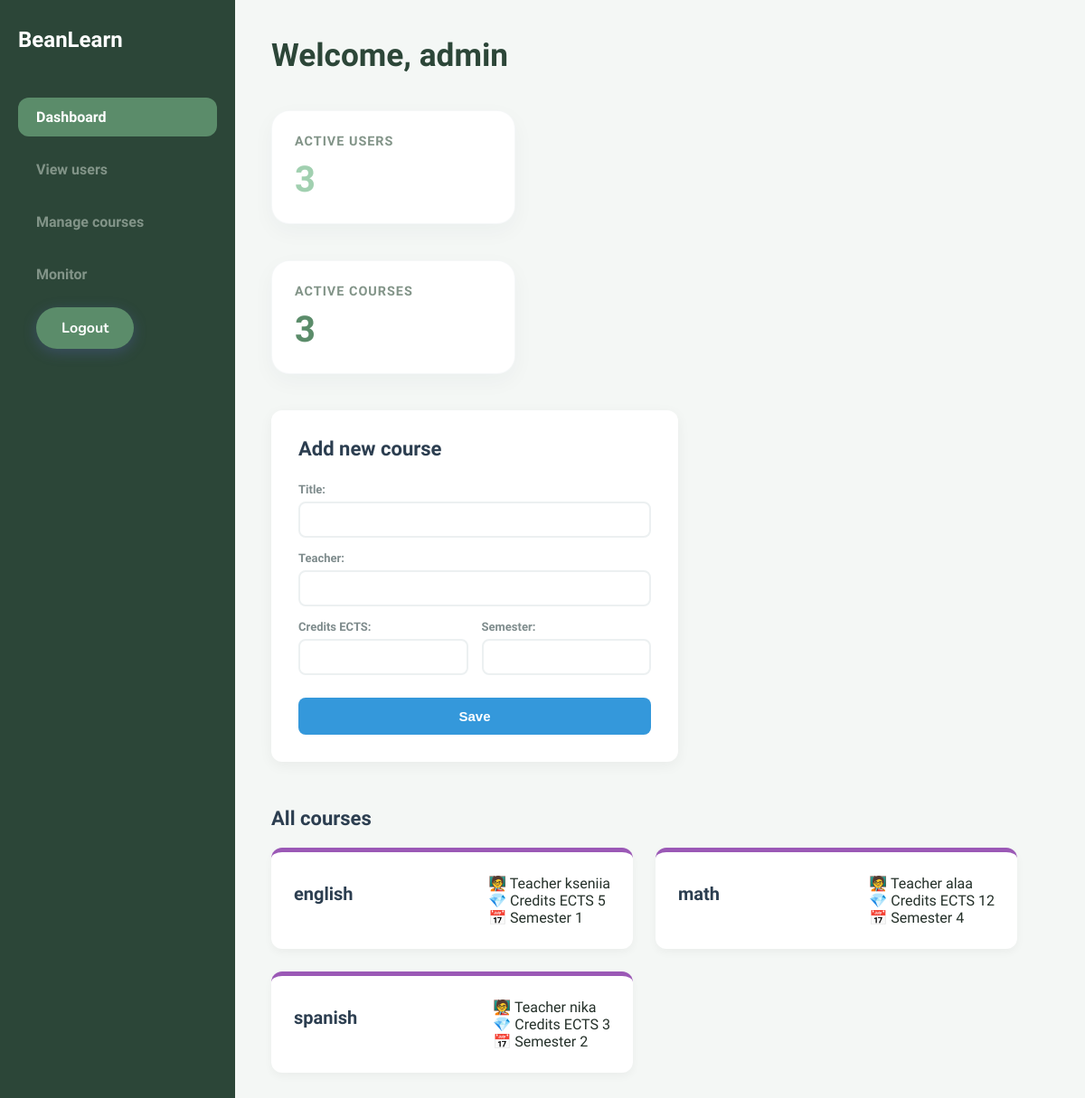
The app's page /admin (signed in), older data.
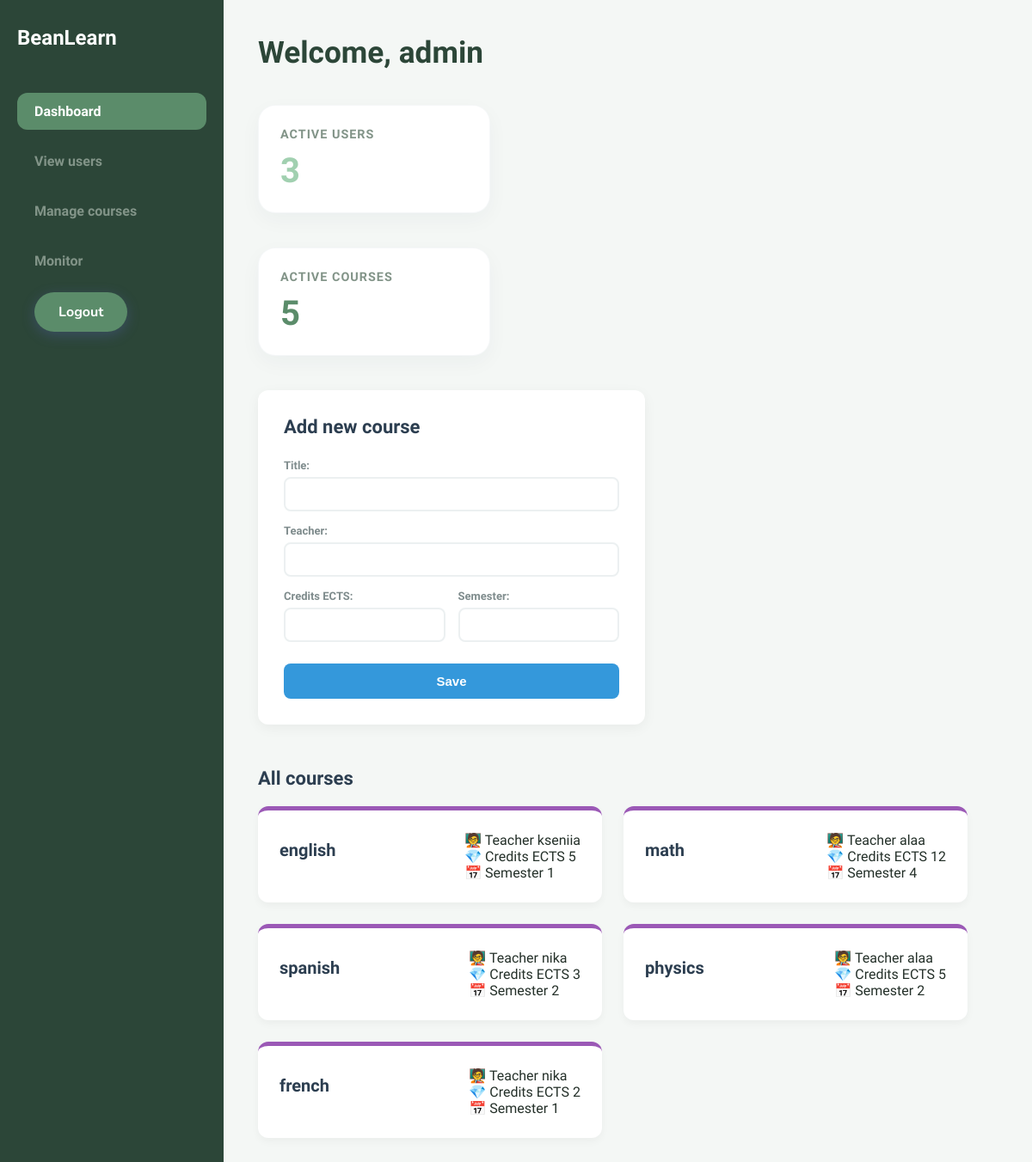
The same page, newer data.
### models/courses.py (models this page shows)
class Course(SQLModel, table=True):
    id: int | None = Field(default=None, primary_key=True)
    title: str
    teacher: str
    credit: int
    semester: int

### index.py (the view)
@app.get("/login", response_class=HTMLResponse)
async def dashboard(request: Request):
    return templates.TemplateResponse(
        request=request, name="login.html"
    )

### templates/admin.html (shortened to what this page needs)
<!DOCTYPE html>
<html lang="en">
<head>
    <link href="{{ url_for('static', path='/styles.css') }}" rel="stylesheet">
</head>
<body>
    <div class="dashboard-container">
        <aside class="sidebar">
            <div class="logo">BeanLearn</div>
            <ul class="sidebar-menu">
                <li class="active">Dashboard</li>
                <li>View users</li>
                <li>Manage courses</li>
                <li>Monitor</li>
                <li><a href="/logout" class="btn btn-primary">Logout</a></li>
            </ul>
        </aside>
        <main class="main-content">
            <header class="dashboard-header">
                <div>
                    <h1>Welcome, admin</h1>
                </div>
            </header>
            <div class="stats-grid">
                <div class="stat-card">
                    <div class="stat-title">Active users</div>
                    <div class="stat-value cyan">{{ users|length}}</div>
                </div>
            </div>
            <div class="stats-grid">
                <div class="stat-card">
                    <div class="stat-title">Active courses</div>
                    <div class="stat-value purple">{{ courses|length }}</div>
                </div>
            </div>
            <div class="admin-action-panel">
                <h3>Add new course</h3>
                <form action="/admin/courses/add" method="POST" class="course-form">
                    <div class="form-group">
                        <label>Title:</label>
                        <input type="text" name="title" required>
                    </div>
                    <div class="form-group">
                        <label>Teacher:</label>
                        <input type="text" name="teacher" required>
                    </div>
                    <div class="form-row">
                        <div class="form-group">
                            <label>Credits ECTS:</label>
                            <input type="number" name="credit" min="1" max="30" required>
                        </div>
                        <div class="form-group">
                            <label>Semester:</label>
                            <input type="number" name="semester" min="1" max="12" required>
                        </div>
                    </div>
                    <button type="submit" class="btn-submit">Save</button>
                </form>
            </div>
            <div class="courses-dashboard-section">
                <h3>All courses</h3>
                <div class="courses-grid">{% if courses %}
                    {% for course in courses %}
                        <div class="course-card">
                            <h4>{{ course.title }}</h4>
                            <div class="course-details">
                                <div class="detail-row">
                                    <span class="detail-label">🧑‍🏫 Teacher</span>
                                    <span class="detail-value">{{ course.teacher }}</span>
                                </div>
                                <div class="detail-row">
                                    <span class="detail-label">💎 Credits ECTS</span>
                                    <span class="detail-value">{{ course.credit }}</span>
                                </div>
                                <div class="detail-row">
                                    <span class="detail-label">📅 Semester</span>
                                    <span class="detail-value">{{ course.semester }}</span>
                                </div>
                            </div>
                        </div>
                        {% endfor %}
                    {% else %}
                        <p style="color: #7f8c8d; font-size: 15px;">No courses added yet. Create your first course above!</p>
                    {% endif %}
                    </div>
                </div>
            </div>
</body>
</html>

Row changes from the older to the newer data that the page shows:
added Course: title "physics", teacher "alaa", credit "5", semester "2"
added Course: title "french", teacher "nika", credit "2", semester "1"
Text that changed along with them:
{{ courses|length }}: "3" → "5"
